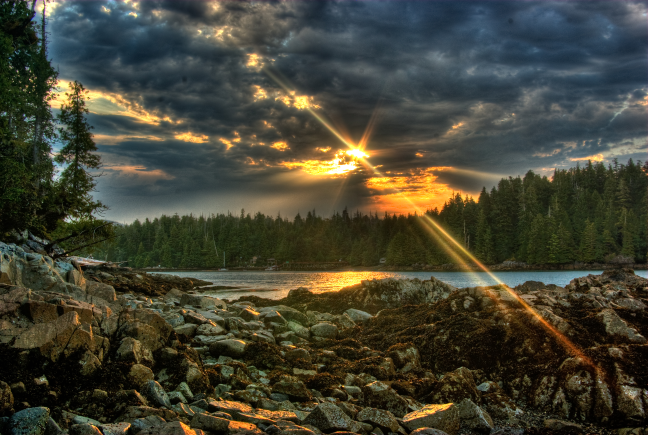
#> input picture TP/TP4/test.png, 1296 x 870 px, found by its file name (shown at 1/2 size)
$ jupyter execute AEI_tp4.ipynb   (older library calls are emulated)
#> lines starting #> are read from the running program, lines starting #| are printed output that depends on the picture
<a href="https://colab.research.google.com/github/partizanos/advanced_image_processing/blob/master/AEI_tp4.ipynb" target="_parent"></a>

# Tp4 image processing JPEG -- DIMITRIS PROIOS

## Notes
On every of the steps of the exercise I made some comments and tried to encode and decode it.

**For step1 :
- Implement by yourself the JPEG compression algorithm described above.**

I did all the steps on the encoding in the decoding I had some issues and I didn't imlement the reverse of zig zag.
I had also  problems in dct, quantization.
That said prior to that it is working fine and I managed to encode and decode it until that point

**For step2 and 3
(b)Take a colour image test.png. Compress this image by your JPEG algorithm implemen-
tation. (c) Perform the image reconstruction.**

In every step I compress and reconstruct the image . Apart from the ones having problems and apart from quantization step that is not reversible.

For step 4:
**(d) Display the original and reconstructed images. Compare those images based on the MSE.
Make a conclusion about the compression efficiency based on the visual images quality
and the files size.**

I know form theory jpeg is a lossy algorithm and it can also receive parameter for how much compretion rate we want.
the compression rate is embedded in the Z matrix we saw.
In general it was very interseting TP even though I failed to do it to perfection.

I expect that the higher compression rate we choose with our Z matrix we will have and higher MSE.

I also expect that JPEG since it performs quantization will always have losses. So there will be never values of 0 MSE.

## Exercise 1 (a) Implement by yourself the JPEG compression algorithm described above.
### 1.Color space transformation :
#### RGB color space to YCbCr color space conversion:

First, the image should be converted from RGB into a different color space called Y′CBCR (or, informally, YCbCr).

It has three components:
- the Y' component represents the brightness of a pixel,
- CB and CR components represent the chrominance (split into blue and red components).

The Y′CBCR color space conversion allows greater compression without a significant effect on perceptual image quality (or greater perceptual image quality for the same compression).

[cell 1]
import matplotlib.image as mpimg
import matplotlib.pyplot as plt
import numpy as np
import requests
from PIL import Image
from io import BytesIO
import math
from scipy import fftpack


response = requests.get("https://raw.githubusercontent.com/partizanos/advanced_image_processing/master/TP/TP4/test.png")
imRaw = Image.open(BytesIO(response.content))
#> imRaw is the input picture: PIL image 1296x870 RGB; mean R, G, B 67.7, 66.9, 51.7
img = np.array(imRaw)
M, N, _ = img.shape
#> M = 870; N = 1296
max_M = int(math.modf(M/8)[1] *8)
#> max_M = 864
max_N = int(math.modf(N/8)[1] *8)
#> max_N = 1296
crop = lambda img:img[:max_M, :max_N, :]
im = crop(img )

def rgb2ycbcr(im):
    xform = np.array([[.299, .587, .114], [-.1687, -.3313, .5], [.5, -.4187, -.0813]])
    ycbcr = im.dot(xform.T)
    ycbcr[:,:,[1,2]] += 128
    return np.uint8(ycbcr)

def ycbcr2rgb(im):
    xform = np.array([[1, 0, 1.402], [1, -0.34414, -.71414], [1, 1.772, 0]])
    rgb = im.astype(np.float)
    rgb[:,:,[1,2]] -= 128
    rgb = rgb.dot(xform.T)
    np.putmask(rgb, rgb > 255, 255)
    np.putmask(rgb, rgb < 0, 0)
    return np.uint8(rgb)

# test
plt.imshow(ycbcr2rgb(rgb2ycbcr(im)))
#> in rgb2ycbcr, `ycbcr = im.dot(xform.T)`:
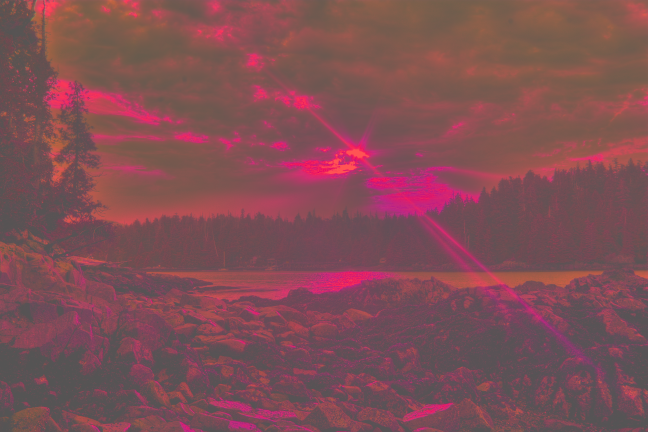
#> ycbcr: shape (864, 1296, 3) float64 (shown at 1/2 size); mean R, G, B 65.6, -7.7, 1.6; drawn with min black and max white
#> in rgb2ycbcr, `ycbcr[:,:,[1,2]] += 128`:
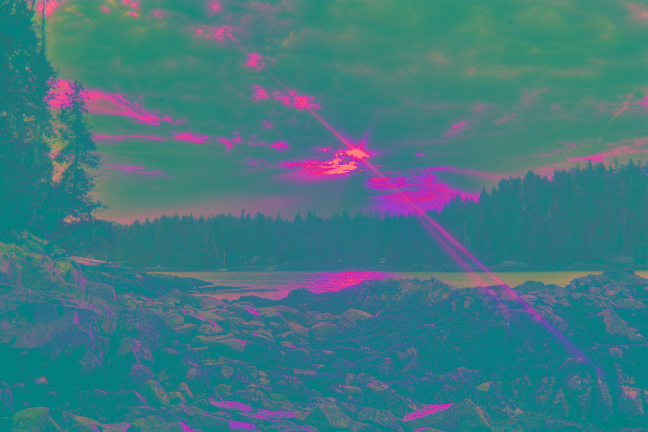
#> ycbcr: shape (864, 1296, 3) float64 (shown at 1/2 size); mean R, G, B 65.6, 120.3, 129.6
#> in ycbcr2rgb, `xform = np.array([[1, 0, 1.402], [1, -0.34414, -.71414], [1, 1.772, 0]])`: xform = [[1, 0, 1.4], [1, -0.344, -0.714], [1, 1.77, 0]]

[cell 2]
def extract_colors(img):
  R_DIMENSION = img[:, :, 0]
  G_DIMENSION = img[:, :, 1]
  B_DIMENSION = img[:, :, 2]
  return R_DIMENSION, G_DIMENSION, B_DIMENSION

y, cb, cr = extract_colors(im)
#> in extract_colors, `G_DIMENSION = img[:, :, 1]`:
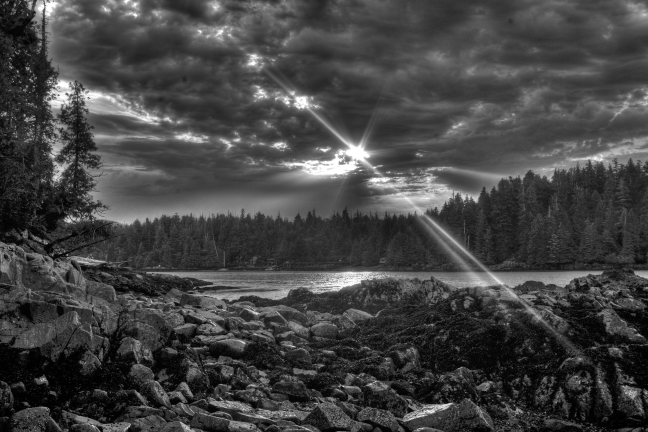
#> G_DIMENSION: shape (864, 1296) (shown at 1/2 size); min 0, max 255, mean 67.1
#> in extract_colors, `B_DIMENSION = img[:, :, 2]`:
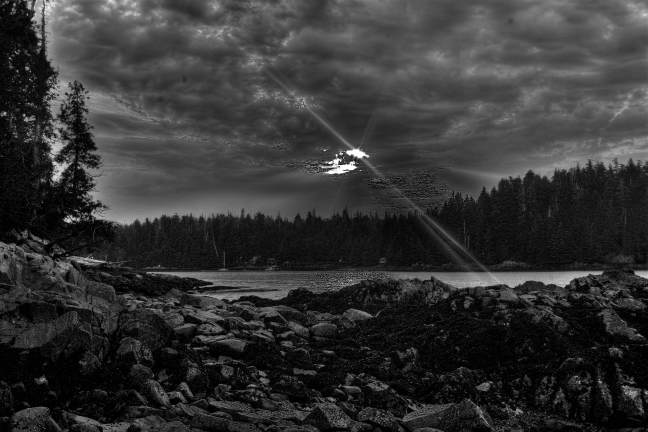
#> B_DIMENSION: shape (864, 1296) (shown at 1/2 size); min 0, max 255, mean 51.9
y.shape, cb.shape, cr.shape
#> Out = ((864, 1296), (864, 1296), (864, 1296))

### 2.  Downsampling

#### Keep the Y component. and downsample the Cb and Cr components in 2 times.

- Due to color and brightness densities, humans can see considerably more fine detail in the brightness of an image (the Y' component)  than in the hue and color saturation of an image (the Cb and Cr components). Using this knowledge, encoders can be designed to compress images more efficiently.

- The transformation into the Y′CBCR color model enables reduce the spatial resolution of the Cb and Cr components (called "downsampling" or "chroma subsampling"). The ratios at which the downsampling is ordinarily done for JPEG images are:
  - 4:4:4 (no downsampling)
  - 4:2:2 (reduction by a factor of 2 in the horizontal direction),
  - (most commonly) 4:2:0 (reduction by a factor of 2 in both the horizontal and vertical directions).

For the rest of the compression process, Y', Cb and Cr are processed separately and in a very similar manner.

[cell 3]
# https://pillow.readthedocs.io/en/latest/handbook/concepts.html#concept-filters
import PIL

def downsample(img):

  y, cb, cr = extract_colors(im)
  img = PIL.Image.fromarray(cb)
  img = img.resize((648, 432),resample=0)

  cb = np.array(img)

  img = PIL.Image.fromarray(cr)
  img = img.resize((648, 432))

  cr = np.array(img)
  return y, cb, cr

def upsample(y,cb,cr):
  img = PIL.Image.fromarray(cb)
  img = img.resize((1296, 864),resample=0)

  cb = np.array(img)

  img = PIL.Image.fromarray(cr)
  img = img.resize(( 1296, 864))
  cr = np.array(img)

  return np.stack((y, cb, cr), axis=-1)


#
img = np.array(imRaw)
M, N, _ = img.shape
max_M = int(math.modf(M/8)[1] *8)
max_N = int(math.modf(N/8)[1] *8)
crop = lambda img:img[:max_M, :max_N, :]
im = crop(img )
print(im.shape)
#| (864, 1296, 3)

img_enc  = rgb2ycbcr(im)
y, cb, cr = downsample(img_enc)

img_dec = upsample(y, cb, cr )
plt.imshow(img_dec);  plt.title("img_dec"); plt.show()

# [11 lines of commented-out code are left out]

### 3. Preprocessing for DCT transformation

#### 3.1 Split the image into 8 × 8 non-overlapping blocks

[cell 4]
def img_2_block(Y, cb, cr, number_octads):
  number_octads = int(max_M* max_N / 64)
  number_octads_reduced = int(max_M/2* max_N/2 / 64)
  Y_r = Y.reshape((number_octads, 8,8))
  Cb_r = cb.reshape((number_octads_reduced, 8,8))
  Cr_r = cr.reshape((number_octads_reduced, 8,8))
  return Y_r, Cb_r,Cr_r

def block_2_img(y, cb, cr):
  Y_r = y.reshape((864, 1296))
  Cb_r = cb.reshape((int(864/2), int(1296/2)))
  Cr_r = cr.reshape((int(864/2), int(1296/2)))
  return Y_r, Cb_r,Cr_r


# test TODO grayscale image
#test
#   Y_r[0] = [
#       [52, 55, 61, 66, 70, 61, 64, 73],
#       [63, 59, 66, 90, 109, 85, 69, 72],
#       [62, 59, 68, 113, 144, 104, 66, 73],
#       [63, 58, 71, 122, 154, 106, 70, 69],
#       [67, 61, 68, 104, 126, 88, 68, 70],
#       [79, 65, 60, 70, 77, 63, 58, 75],
#       [85, 71, 64, 59, 55, 61, 65, 83],
#       [87, 79, 69, 68, 65, 76, 78, 94]
#   ]


img = np.array(imRaw)
M, N, _ = img.shape
max_M = int(math.modf(M/8)[1] *8)
max_N = int(math.modf(N/8)[1] *8)
crop = lambda img:img[:max_M, :max_N, :]
im = crop(img )
print(im.shape)
#| (864, 1296, 3)

# encoding
img_enc  = rgb2ycbcr(im)
y, cb, cr = downsample(img_enc)
y, cb, cr= img_2_block(y, cb, cr, (max_M, max_N ) )

# decoding

y, cb, cr = block_2_img(y, cb, cr)
img_dec = upsample(y, cb, cr )
plt.imshow(img_dec);  plt.title("img_dec"); plt.show()

#### 3.2 In each block subtract global mean computed as 2 k−1 , where k is the number of gray levels in the image

[cell 5]
def global_mean_reduce(y,cb,cr):
  global_mean = 128
  y = y  - global_mean
  cb = cb  - global_mean
  cr = cr  - global_mean
  return y, cb, cr

def global_mean_add(y,cb,cr):
  global_mean = 128
  y = y  + global_mean
  cb = cb  + global_mean
  cr = cr  + global_mean
  return y, cb, cr

img = np.array(imRaw)
M, N, _ = img.shape
max_M = int(math.modf(M/8)[1] *8)
max_N = int(math.modf(N/8)[1] *8)
crop = lambda img:img[:max_M, :max_N, :]
im = crop(img )
print(im.shape)
#| (864, 1296, 3)

# encoding
img_enc  = rgb2ycbcr(im)
y, cb, cr = downsample(img_enc)
y, cb, cr= img_2_block(y, cb, cr, (max_M, max_N ) )
y, cb, cr= global_mean_reduce(y,cb,cr)

# decoding
y, cb, cr= global_mean_add(y,cb,cr)
y, cb, cr = block_2_img(y, cb, cr)
img_dec = upsample(y, cb, cr )
plt.imshow(img_dec);  plt.title("img_dec"); plt.show()

### Step 4. DCT transformation per block: T (u, v)

[cell 6]
# TODO aply and inverse image should be same MSE =10** -10
def dct_2d(y, cb, cr):
  y = fftpack.dct(fftpack.dct(y.T, norm='ortho').T, norm='ortho')
  cb = fftpack.dct(fftpack.dct(cb.T, norm='ortho').T, norm='ortho')
  cr = fftpack.dct(fftpack.dct(cr.T, norm='ortho').T, norm='ortho')
  return y, cb, cr

def idct_2d(y, cb, cr):
  y = fftpack.idct(fftpack.idct(y.T, norm='ortho').T, norm='ortho')
  cb = fftpack.idct(fftpack.idct(cb.T, norm='ortho').T, norm='ortho')
  cr = fftpack.idct(fftpack.idct(cr.T, norm='ortho').T, norm='ortho')
  return y, cb, cr


img = np.array(imRaw)
M, N, _ = img.shape
max_M = int(math.modf(M/8)[1] *8)
max_N = int(math.modf(N/8)[1] *8)
crop = lambda img:img[:max_M, :max_N, :]
im = crop(img )
# encoding
img_enc  = rgb2ycbcr(im)
y, cb, cr = downsample(img_enc)
y, cb, cr= img_2_block(y, cb, cr, (max_M, max_N ) )
y, cb, cr= global_mean_reduce(y,cb,cr)
# print("before dct ")
# print(y[0, :10])
y, cb, cr = dct_2d(y, cb, cr)
# print(y[0, :10])
# print("after")
# print(y[0, :10])

# decoding
y, cb, cr  = idct_2d(y, cb, cr )
# print(y[0, :10])

# print(y.shape, cb.shape, cr.shape)
y, cb, cr= global_mean_add(y,cb,cr)
y, cb, cr = block_2_img(y, cb, cr)
#> in block_2_img (call 3), `Y_r = y.reshape((864, 1296))`:
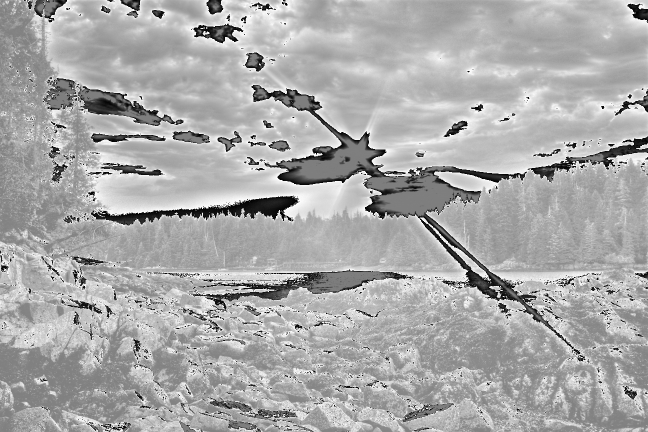
#> Y_r: shape (864, 1296) float64 (shown at 1/2 size); min 128, max 383, mean 298.3; drawn with min black and max white
#> in block_2_img (call 3), `Cr_r = cr.reshape((int(864/2), int(1296/2)))`:
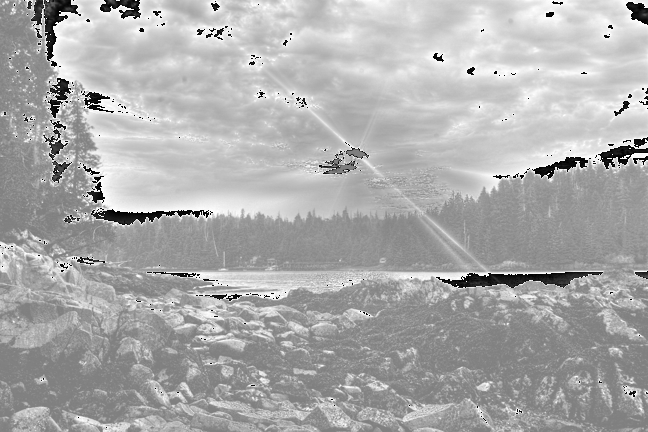
#> Cr_r: shape (432, 648) float64; min 128, max 383, mean 300.1; drawn with min black and max white
img_dec = upsample(y, cb, cr )
#> in upsample (call 4), `img = img.resize(( 1296, 864))`:
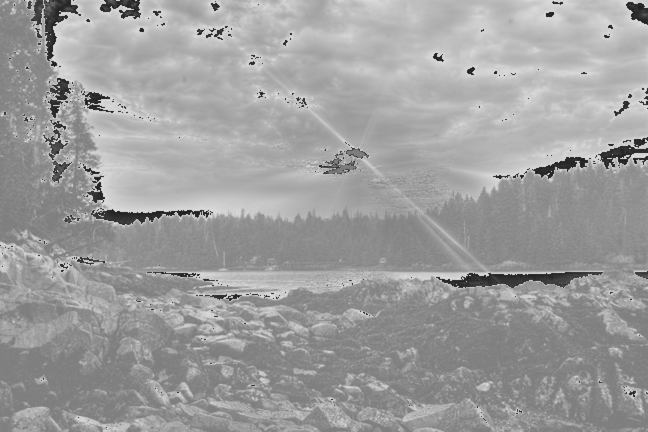
#> img: PIL image 1296x864 F (shown at 1/2 size); min 82.08, max 432.9, mean 300.1; drawn with min black and max white
#> in upsample (call 4), `return np.stack((y, cb, cr), axis=-1)`:
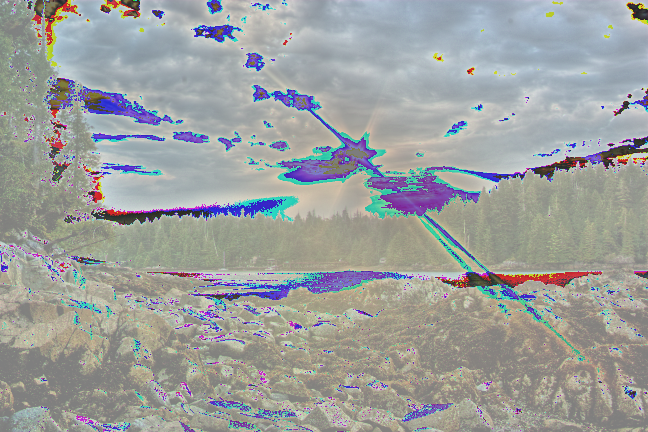
#> returned value: shape (864, 1296, 3) float64 (shown at 1/2 size); mean of channels 0, 1, 2 298.3, 302.2, 300.1; drawn with min black and max white
img_dec = img_dec.astype("uint")
# print(img_dec[0, :10])
# print(img_dec.shape)
plt.imshow(img_dec);  plt.title("img_dec"); plt.show()
#> after `plt.imshow(img_dec)`:
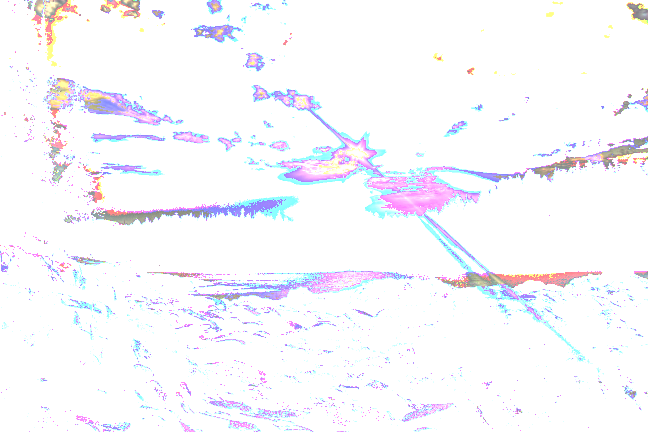
#> shown: shape (864, 1296, 3) (shown at 1/2 size); mean R, G, B 248, 247.6, 252.1

### Step 5. Block coefficients quantization:

$T(u,v) = round \frac{T(u,v)} {Z(u,v)}  $

[cell 7]
# inversible step

def quantization(Y_dct, Cb_dct, Cr_dct, Z):
  T_Y = np.round(Y_dct/Z)
  T_cb = np.round(Cb_dct/Z)
  T_cr = np.round(Cr_dct/Z)

  return (T_Y, T_cb, T_cb)


######################

Z = [
      [16, 11, 10, 16, 24, 40, 51, 61],
      [12, 12, 14, 19, 26, 28, 60, 55],
      [14, 13, 16, 24, 40, 57, 69, 56],
      [14, 17, 22, 29, 51, 87, 80, 62],
      [18, 22, 37, 56, 68, 109, 103, 77],
      [24, 35, 55, 64, 81, 104, 113, 92],
      [49, 64, 78, 87, 103, 121, 120, 101],
      [72, 92, 95, 98, 112, 100, 103, 99]
]


img = np.array(imRaw)
M, N, _ = img.shape
max_M = int(math.modf(M/8)[1] *8)
max_N = int(math.modf(N/8)[1] *8)
crop = lambda img:img[:max_M, :max_N, :]
im = crop(img )
# encoding
img_enc  = rgb2ycbcr(im)
y, cb, cr = downsample(img_enc)
y, cb, cr= img_2_block(y, cb, cr, (max_M, max_N ) )
y, cb, cr= global_mean_reduce(y,cb,cr)
# commented for testing
# y, cb, cr = dct_2d(y, cb, cr)
# non reversible step
y, cb, cr = quantization(y, cb, cr, Z)

# decoding
# commented for testing
# y, cb, cr  = idct_2d(y, cb, cr )
y, cb, cr= global_mean_add(y,cb,cr)
y, cb, cr = block_2_img(y, cb, cr)
#> in block_2_img (call 4), `Cb_r = cb.reshape((int(864/2), int(1296/2)))`:
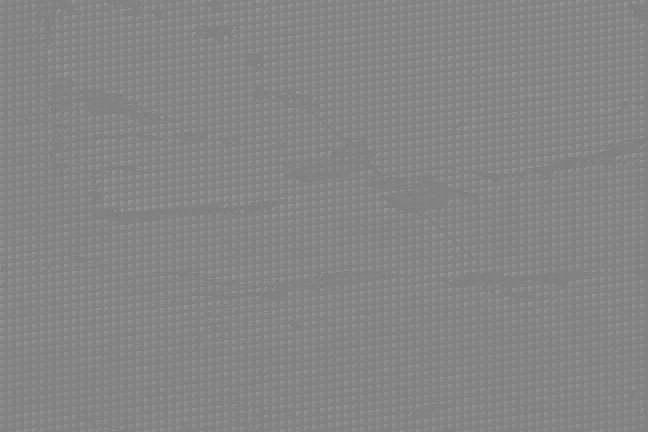
#> Cb_r: shape (432, 648) float64; min 128, max 154, mean 133.3
img_dec = upsample(y, cb, cr )
img_dec = img_dec.astype("uint")
plt.imshow(img_dec);  plt.title("img_dec"); plt.show()

### Step 6. Symbols encoding:
#### 6.1  Zig-zag scanning

[cell 8]
# this is the sequence of zig zag scanning indices
# zig_zag_indices
# https://rosettacode.org/wiki/Zig-zag_matrix#Python
import operator
# [19 lines left out: function get_zig_zag_indices, not called in this run]

[cell 9]
# zig zag representation

# [21 lines left out: functions zigzag_representation, inverse_zigzag_representation, not called in this run]

#################
# encoding
img_enc  = rgb2ycbcr(im)
y, cb, cr = downsample(img_enc)
y, cb, cr= img_2_block(y, cb, cr, (max_M, max_N ) )
y, cb, cr= global_mean_reduce(y,cb,cr)

print(y.shape)
#| (17496, 8, 8)


# commented for testing
# y, cb, cr = dct_2d(y, cb, cr)
# non reversible step
# commented for testing
# y, cb, cr = quantization(y, cb, cr, Z)
# zig_zag_indices= get_zig_zag_indices(8)
# y,cb,cr = zigzag_representation(y,cb,cr)

# y,cb,cr = inverse_zigzag_representation(y,cb,cr)
# decoding
# commented for testing
# y, cb, cr  = idct_2d(y, cb, cr )
y, cb, cr= global_mean_add(y,cb,cr)
y, cb, cr = block_2_img(y, cb, cr)
img_dec = upsample(y, cb, cr )
img_dec = img_dec.astype("uint")
plt.imshow(img_dec);  plt.title("img_dec"); plt.show()

#### 6.2 Huffman coding

[cell 10]
def get_freq(y,cb,cr):
  # count frequency of each color
  def count_color_freq(img):
    unique, counts = np.unique(img, return_counts=True)
    return dict(zip(unique, counts))

  frequencies = [count_color_freq(chanel) for chanel in [y, cb, cr] ]
  return frequencies


def get_probs(y,cb,cr):

  total_pixels = max_N *max_M

  frequencies = get_freq(y,cb,cr)
  # frequencies = [ { k:v/total_pixels for k,v in f.items()} for f in frequencies]
  probs = []
  for f_index in range(len(frequencies)):
    probs.append({ k:v/total_pixels for k,v in frequencies[f_index].items()})
  return probs

[cell 11]
# https://gist.github.com/mreid/fdf6353ec39d050e972b
# Example Huffman coding implementation
# Distributions are represented as dictionaries of { 'symbol': probability }
# Codes are dictionaries too: { 'symbol': 'codeword' }

# [28 lines left out: functions huffman, lowest_prob_pair, not called in this run]

# Example execution
# ex1 = { 'a': 0.5, 'b': 0.25, 'c': 0.25 }
# huffman(ex1) # => {'a': '0', 'c': '10', 'b': '11'}
# huffmans = [huffman(f) for f in range(len(frequencies))]


# huffman_trees = [ huffman(probs[i]) for i in range(3)]
#
probs = get_probs(y,cb,cr)
#> in count_color_freq, `unique, counts = np.unique(img, return_counts=True)`: unique = 256 values from 0 to 255; counts = 256 values, max 16601 at index 48, min 235 at index 223, mean 4374
#> in get_freq, `frequencies = [count_color_freq(chanel) for chanel in [y, cb, cr] ]`: frequencies = 3 items
#> the loop in get_probs, `for f_index in range(len(frequencies)):` made 3 passes
#> probs = 3 items
# huffman_trees = [ huffman(probs[i]) for i in range(3)]
